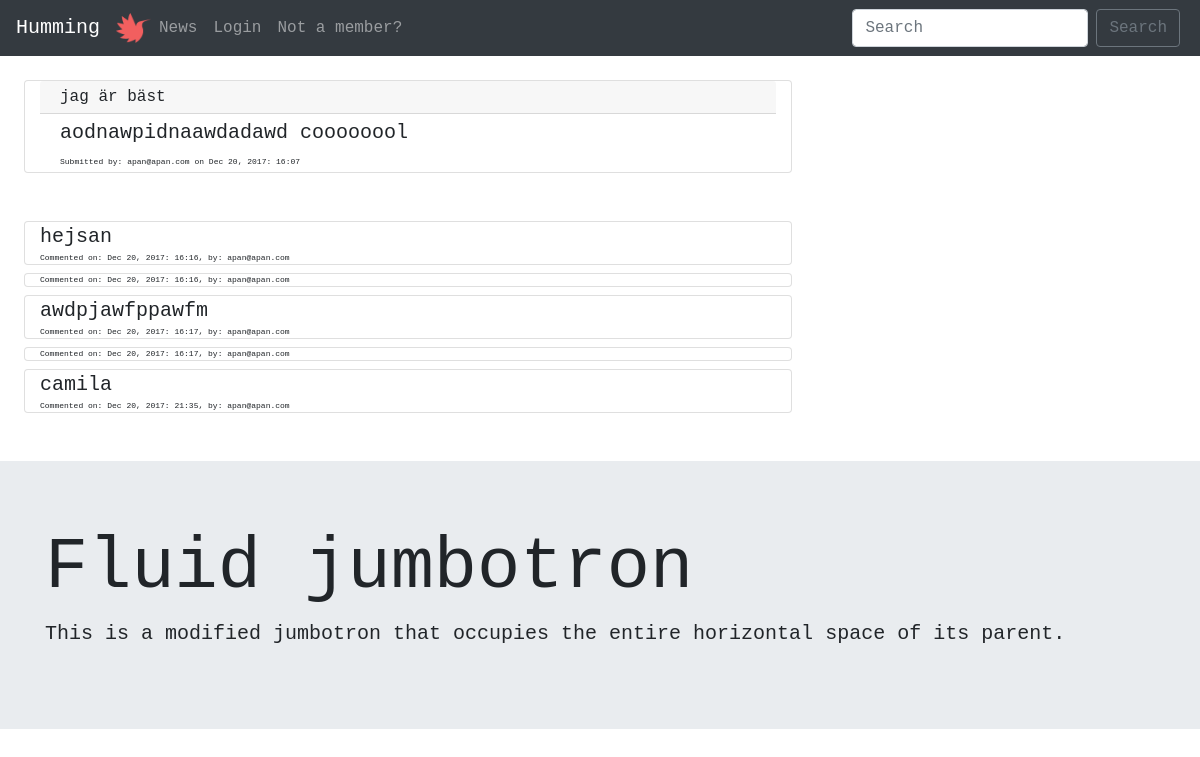
/commentsform.php?id=9, run on the app's committed database.
### tables this page shows
CREATE TABLE "comments" (
	`commentID`	INTEGER UNIQUE,
	`comment`	TEXT NOT NULL,
	`postID`	INTEGER,
	`userID`	INTEGER,
	`commentDate`	TEXT,
	PRIMARY KEY(`commentID`)
);

CREATE TABLE "users" (
	`userID`	INTEGER PRIMARY KEY AUTOINCREMENT,
	`username`	VARCHAR NOT NULL UNIQUE,
	`email`	VARCHAR NOT NULL UNIQUE,
	`password`	VARCHAR NOT NULL,
	`bio`	VARCHAR,
	`picture`	VARCHAR
);

### php/functions.php (called while the page is built, shortened)
<?php
function postComments($pdo, $postID) {
  $postID = $_GET['id'];
  $postComments = "SELECT posts.title, posts.url, posts.postdate, posts.description, posts.postID, users.username FROM posts LEFT JOIN users ON posts.userID=users.userID WHERE postID = '$postID'" ;
  $statement = $pdo->prepare($postComments);
  $statement->execute();
  $resultpostComment = $statement->fetchAll(PDO::FETCH_ASSOC);
  return $resultpostComment;
 }
 function allComments($pdo) {
   $postID = $_GET['id'];
   $allComments = "SELECT commentID, comment, commentDate, username FROM comments INNER JOIN users ON comments.userID=users.userID WHERE postID = :postID ";
   $statement = $pdo->prepare($allComments);
   $statement->bindParam(':postID', $postID, PDO::PARAM_INT);
   $statement->execute();
   $resultallComments = $statement->fetchAll(PDO::FETCH_ASSOC);
   return $resultallComments;
 }

### commentsform.php (the view, shortened to what this page needs)
<?php
require __DIR__.'/viewings/header.php';
?>
<div class="m-4 ">
<?php $postComments = postComments($pdo, $_GET['id']) ?>
<?php foreach($postComments as $postComment): ?>
<div class="card col-sm-8 mt-2 mb-5">
      <div class="card-header pt-1 pb-1">
        <?php echo $postComment['title'];?>
      </div>
      <div class="card-body pt-1 pb-1">
      <blockquote class="blockquote mb-0">
      <p class="mb-0">
        <?php echo $postComment['description']  ?>
      </p>
      <p class="mb-0 smallfont">
        Submitted by: <?php echo $postComment['username'].' on '.$postComment['postdate'] ?>
      </p>
    </blockquote>
  </div>
</div>
<?php endforeach; ?>
<?php $allComments = allComments($pdo) ?>
<?php foreach ($allComments as $comment):?>
  <div class="card col-sm-8 mt-2">
  <blockquote class="blockquote mb-0">
    <p class="mb-0"><?php echo $comment['comment']; ?></p>
    <p class="mb-0 smallfont"> Commented on: <?php echo $comment['commentDate']?>, by: <?php echo $comment['username']; ?></p>
  </blockquote>
</div>
<?php endforeach; ?>
</div>
<?php require __DIR__.'/viewings/footer.php'; ?>

### style/main.css (style rules this page uses)
* { font-family: monospace; }
.smallfont { font-size: 8px; }

### data on the page
comments: comment "hejsan", commentDate "Dec 20, 2017: 16:16", userID.username "apan@apan.com"
comments: commentDate "Dec 20, 2017: 16:16", userID.username "apan@apan.com"
comments: comment "awdpjawfppawfm", commentDate "Dec 20, 2017: 16:17", userID.username "apan@apan.com"
comments: commentDate "Dec 20, 2017: 16:17", userID.username "apan@apan.com"
comments: comment "camila", commentDate "Dec 20, 2017: 21:35", userID.username "apan@apan.com"

### other printed values
$postComment['title'] "jag är bäst"
$postComment['description'] "aodnawpidnaawdadawd coooooool"
$postComment['username'] "apan@apan.com"
$postComment['postdate'] "Dec 20, 2017: 16:07"
